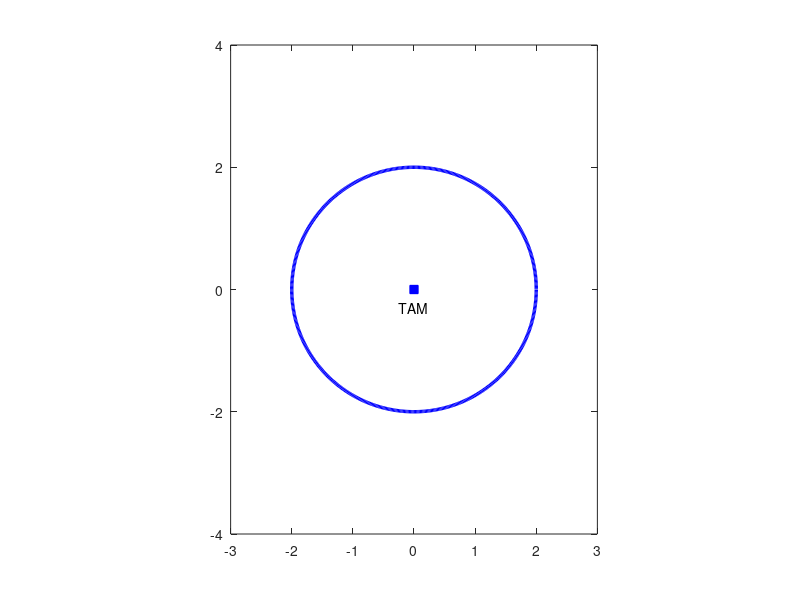

Here is the MATLAB script that generated this plot:
t=0:0.01:2*pi;
x=2*cos(t);
y=2*sin(t);
plot(x,y,'-b','linewidth',2.5);hold on
plot(0,0,'s','markeredgecolor','b','markerfacecolor','b')
text(0,-0.2,'TAM','horizontalalignment','center','verticalalignment','top')
axis equal
axis([-3,3,-4,4])